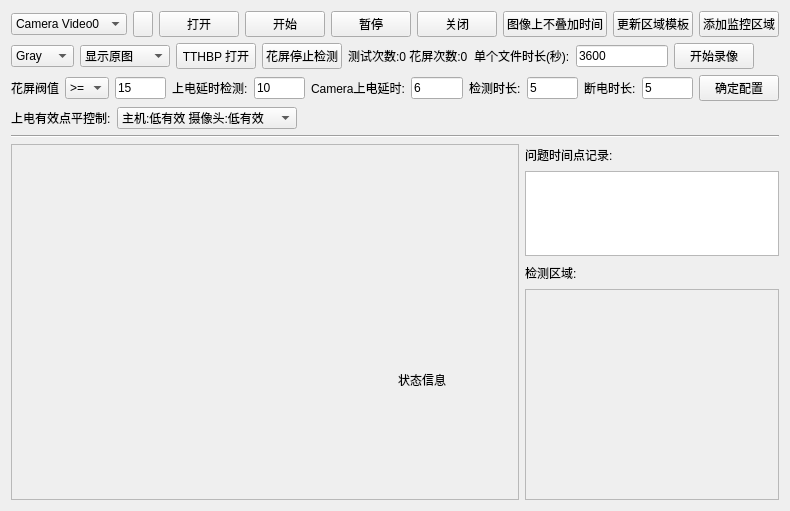
<?xml version="1.0" encoding="UTF-8"?>
<ui version="4.0">
 <class>VideoCheckForm</class>
 <widget class="QWidget" name="VideoCheckForm">
  <property name="geometry">
   <rect>
    <x>0</x>
    <y>0</y>
    <width>666</width>
    <height>511</height>
   </rect>
  </property>
  <property name="windowTitle">
   <string>Form</string>
  </property>
  <layout class="QGridLayout" name="gridLayout">
   <item row="0" column="0" rowspan="2" colspan="2">
    <layout class="QVBoxLayout" name="verticalLayout">
     <item>
      <layout class="QHBoxLayout" name="horizontalLayout">
       <item>
        <widget class="QComboBox" name="combo_Video">
         <item>
          <property name="text">
           <string>Camera Video0</string>
          </property>
         </item>
         <item>
          <property name="text">
           <string>Camera Video1</string>
          </property>
         </item>
         <item>
          <property name="text">
           <string>Camera Video2</string>
          </property>
         </item>
         <item>
          <property name="text">
           <string>File Video</string>
          </property>
         </item>
        </widget>
       </item>
       <item>
        <widget class="QPushButton" name="pushButton_updateVideo">
         <property name="minimumSize">
          <size>
           <width>20</width>
           <height>20</height>
          </size>
         </property>
         <property name="maximumSize">
          <size>
           <width>30</width>
           <height>30</height>
          </size>
         </property>
         <property name="styleSheet">
          <string notr="true">QPushButton#pushButton_updateVideo::pressed{border-image: url(:/assert/ICON/076.png);}
QPushButton#pushButton_updateVideo{border-image: url(:/assert/ICON/026.png);}</string>
         </property>
         <property name="text">
          <string/>
         </property>
        </widget>
       </item>
       <item>
        <widget class="QPushButton" name="button_Open">
         <property name="text">
          <string>打开</string>
         </property>
        </widget>
       </item>
       <item>
        <widget class="QPushButton" name="button_Start">
         <property name="text">
          <string>开始</string>
         </property>
        </widget>
       </item>
       <item>
        <widget class="QPushButton" name="button_Stop">
         <property name="text">
          <string>暂停</string>
         </property>
        </widget>
       </item>
       <item>
        <widget class="QPushButton" name="button_CLose">
         <property name="text">
          <string>关闭</string>
         </property>
        </widget>
       </item>
       <item>
        <widget class="QPushButton" name="pushButton_OSDTime">
         <property name="text">
          <string>图像上不叠加时间</string>
         </property>
         <property name="checkable">
          <bool>true</bool>
         </property>
        </widget>
       </item>
       <item>
        <widget class="QPushButton" name="pushButton_updateRect">
         <property name="text">
          <string>更新区域模板</string>
         </property>
        </widget>
       </item>
       <item>
        <widget class="QPushButton" name="pushButton_addRect">
         <property name="text">
          <string>添加监控区域</string>
         </property>
        </widget>
       </item>
       <item>
        <spacer name="horizontalSpacer">
         <property name="orientation">
          <enum>Qt::Horizontal</enum>
         </property>
         <property name="sizeHint" stdset="0">
          <size>
           <width>40</width>
           <height>20</height>
          </size>
         </property>
        </spacer>
       </item>
      </layout>
     </item>
     <item>
      <layout class="QHBoxLayout" name="horizontalLayout_3">
       <item>
        <widget class="QComboBox" name="comboBox_CheckColor">
         <item>
          <property name="text">
           <string>Gray</string>
          </property>
         </item>
         <item>
          <property name="text">
           <string>Blue</string>
          </property>
         </item>
         <item>
          <property name="text">
           <string>Green</string>
          </property>
         </item>
         <item>
          <property name="text">
           <string>Red</string>
          </property>
         </item>
        </widget>
       </item>
       <item>
        <widget class="QComboBox" name="comboBox_showCtrl">
         <item>
          <property name="text">
           <string>显示原图</string>
          </property>
         </item>
         <item>
          <property name="text">
           <string>显示效果图</string>
          </property>
         </item>
         <item>
          <property name="text">
           <string>显示差值图</string>
          </property>
         </item>
        </widget>
       </item>
       <item>
        <widget class="QPushButton" name="pushButton_tthbp">
         <property name="text">
          <string>TTHBP 打开</string>
         </property>
         <property name="checkable">
          <bool>true</bool>
         </property>
        </widget>
       </item>
       <item>
        <widget class="QPushButton" name="pushButton_figuredCtrl">
         <property name="text">
          <string>花屏停止检测</string>
         </property>
         <property name="checkable">
          <bool>true</bool>
         </property>
        </widget>
       </item>
       <item>
        <widget class="QLabel" name="label_checkCount">
         <property name="text">
          <string>测试次数:0 花屏次数:0</string>
         </property>
        </widget>
       </item>
       <item>
        <widget class="QLabel" name="label_7">
         <property name="text">
          <string>单个文件时长(秒):</string>
         </property>
        </widget>
       </item>
       <item>
        <widget class="QLineEdit" name="lineEdit_recd_file_time">
         <property name="text">
          <string>3600</string>
         </property>
        </widget>
       </item>
       <item>
        <widget class="QPushButton" name="pushButton_recd">
         <property name="text">
          <string>开始录像</string>
         </property>
         <property name="checkable">
          <bool>true</bool>
         </property>
        </widget>
       </item>
       <item>
        <spacer name="horizontalSpacer_3">
         <property name="orientation">
          <enum>Qt::Horizontal</enum>
         </property>
         <property name="sizeHint" stdset="0">
          <size>
           <width>40</width>
           <height>20</height>
          </size>
         </property>
        </spacer>
       </item>
      </layout>
     </item>
     <item>
      <layout class="QHBoxLayout" name="horizontalLayout_2">
       <item>
        <widget class="QLabel" name="label_2">
         <property name="text">
          <string>花屏阀值</string>
         </property>
        </widget>
       </item>
       <item>
        <widget class="QComboBox" name="comboBox_operat">
         <property name="maximumSize">
          <size>
           <width>50</width>
           <height>16777215</height>
          </size>
         </property>
         <item>
          <property name="text">
           <string>&gt;=</string>
          </property>
         </item>
         <item>
          <property name="text">
           <string>&lt;=</string>
          </property>
         </item>
        </widget>
       </item>
       <item>
        <widget class="QLineEdit" name="lineEdit_figuredHold">
         <property name="text">
          <string>15</string>
         </property>
        </widget>
       </item>
       <item>
        <widget class="QLabel" name="label_3">
         <property name="text">
          <string>上电延时检测:</string>
         </property>
        </widget>
       </item>
       <item>
        <widget class="QLineEdit" name="lineEdit_delayCheckDuration">
         <property name="text">
          <string>10</string>
         </property>
        </widget>
       </item>
       <item>
        <widget class="QLabel" name="label_6">
         <property name="text">
          <string>Camera上电延时:</string>
         </property>
        </widget>
       </item>
       <item>
        <widget class="QLineEdit" name="lineEdit_delayCameraPowerDuration">
         <property name="text">
          <string>6</string>
         </property>
        </widget>
       </item>
       <item>
        <widget class="QLabel" name="label_5">
         <property name="text">
          <string>检测时长:</string>
         </property>
        </widget>
       </item>
       <item>
        <widget class="QLineEdit" name="lineEdit_checkDuration">
         <property name="text">
          <string>5</string>
         </property>
        </widget>
       </item>
       <item>
        <widget class="QLabel" name="label_4">
         <property name="text">
          <string>断电时长:</string>
         </property>
        </widget>
       </item>
       <item>
        <widget class="QLineEdit" name="lineEdit_powerOffDuration">
         <property name="text">
          <string>5</string>
         </property>
        </widget>
       </item>
       <item>
        <widget class="QPushButton" name="pushButton_Setting">
         <property name="text">
          <string>确定配置</string>
         </property>
         <property name="checkable">
          <bool>true</bool>
         </property>
        </widget>
       </item>
       <item>
        <spacer name="horizontalSpacer_2">
         <property name="orientation">
          <enum>Qt::Horizontal</enum>
         </property>
         <property name="sizeHint" stdset="0">
          <size>
           <width>40</width>
           <height>20</height>
          </size>
         </property>
        </spacer>
       </item>
      </layout>
     </item>
     <item>
      <layout class="QHBoxLayout" name="horizontalLayout_4">
       <item>
        <widget class="QLabel" name="label_8">
         <property name="text">
          <string>上电有效点平控制:</string>
         </property>
        </widget>
       </item>
       <item>
        <widget class="QComboBox" name="comboBox_power_level">
         <property name="minimumSize">
          <size>
           <width>180</width>
           <height>0</height>
          </size>
         </property>
         <item>
          <property name="text">
           <string>主机:低有效 摄像头:低有效</string>
          </property>
         </item>
         <item>
          <property name="text">
           <string>主机:高有效 摄像头:高有效</string>
          </property>
         </item>
         <item>
          <property name="text">
           <string>主机:高有效 摄像头:低有效</string>
          </property>
         </item>
         <item>
          <property name="text">
           <string>主机:低有效 摄像头:高有效</string>
          </property>
         </item>
        </widget>
       </item>
       <item>
        <spacer name="horizontalSpacer_4">
         <property name="orientation">
          <enum>Qt::Horizontal</enum>
         </property>
         <property name="sizeHint" stdset="0">
          <size>
           <width>40</width>
           <height>20</height>
          </size>
         </property>
        </spacer>
       </item>
      </layout>
     </item>
     <item>
      <widget class="Line" name="line">
       <property name="orientation">
        <enum>Qt::Horizontal</enum>
       </property>
      </widget>
     </item>
     <item>
      <layout class="QHBoxLayout" name="imageHLayout" stretch="10,5">
       <item>
        <widget class="QScrollArea" name="scrollArea">
         <property name="widgetResizable">
          <bool>true</bool>
         </property>
         <property name="alignment">
          <set>Qt::AlignCenter</set>
         </property>
         <widget class="QWidget" name="scrollAreaWidgetContents">
          <property name="geometry">
           <rect>
            <x>0</x>
            <y>0</y>
            <width>423</width>
            <height>328</height>
           </rect>
          </property>
          <layout class="QGridLayout" name="gridLayout_3" columnstretch="0,0">
           <property name="leftMargin">
            <number>0</number>
           </property>
           <property name="topMargin">
            <number>0</number>
           </property>
           <property name="rightMargin">
            <number>0</number>
           </property>
           <property name="bottomMargin">
            <number>0</number>
           </property>
           <property name="spacing">
            <number>0</number>
           </property>
           <item row="0" column="1">
            <widget class="QLabel" name="label">
             <property name="text">
              <string/>
             </property>
            </widget>
           </item>
          </layout>
         </widget>
        </widget>
       </item>
       <item>
        <layout class="QVBoxLayout" name="verticalLayout_3" stretch="1,4,1,10">
         <item>
          <widget class="QLabel" name="label_ErrTimes">
           <property name="text">
            <string>问题时间点记录:</string>
           </property>
          </widget>
         </item>
         <item>
          <widget class="QListWidget" name="listWidget_ErrTimes"/>
         </item>
         <item>
          <widget class="QLabel" name="label_checkRect">
           <property name="text">
            <string>检测区域:</string>
           </property>
          </widget>
         </item>
         <item>
          <widget class="QScrollArea" name="scrollArea_2">
           <property name="widgetResizable">
            <bool>true</bool>
           </property>
           <widget class="QWidget" name="scrollAreaWidgetContents_2">
            <property name="geometry">
             <rect>
              <x>0</x>
              <y>0</y>
              <width>209</width>
              <height>187</height>
             </rect>
            </property>
            <layout class="QGridLayout" name="gridLayout_2">
             <item row="0" column="0">
              <layout class="QFormLayout" name="formLayout"/>
             </item>
            </layout>
           </widget>
          </widget>
         </item>
        </layout>
       </item>
      </layout>
     </item>
    </layout>
   </item>
   <item row="1" column="1">
    <widget class="QLabel" name="statusBar">
     <property name="text">
      <string>状态信息</string>
     </property>
    </widget>
   </item>
  </layout>
 </widget>
 <resources/>
 <connections/>
</ui>
